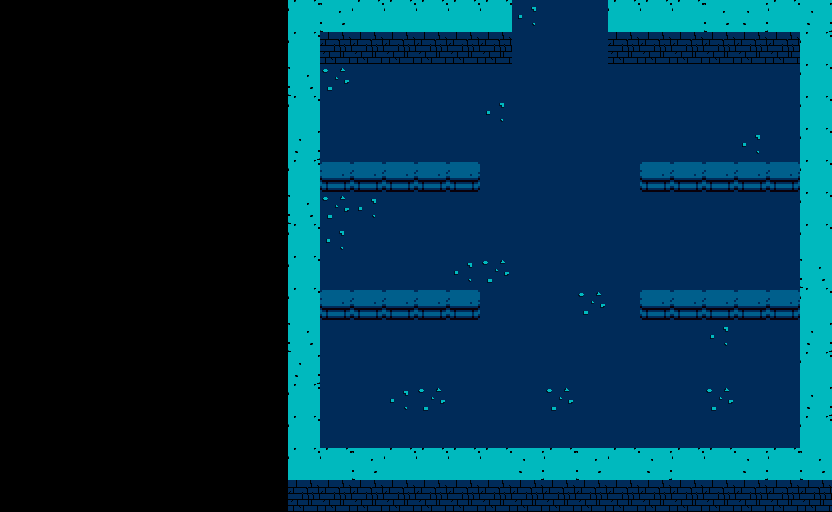

Rendered tile map (Tiled .tmx) drawn with the repository's tilesets; below, a short description and the full map source, tile grids included:
An orthogonal 26x16 tile map with 32x32 px tiles, 2 tile layers (Camada de Blocos 1, Camada de Blocos 2) and 17 objects (8x Wall, 6x Bee, Player, Door, Pistol).

<map version="1.10" tiledversion="1.11.0" orientation="orthogonal" renderorder="right-down" width="26" height="16" tilewidth="32" tileheight="32" infinite="0" nextlayerid="5" nextobjectid="19">
 <tileset firstgid="1" source="dungeon_game.tsx" />
 <layer id="1" name="Camada de Blocos 1" width="26" height="16">
  <data encoding="csv">
0,0,0,0,0,0,0,0,0,27,28,27,27,27,27,27,3,4,4,27,27,27,28,29,27,29,
0,0,0,0,0,0,0,0,0,27,1,1,1,1,1,1,4,4,4,1,1,1,1,1,1,27,
0,0,0,0,0,0,0,0,0,28,5,4,4,4,4,4,4,4,4,4,4,4,4,4,4,27,
0,0,0,0,0,0,0,0,0,27,4,4,4,4,4,3,4,4,4,4,4,4,4,4,4,27,
0,0,0,0,0,0,0,0,0,29,4,4,4,4,4,4,4,4,4,4,4,4,4,3,4,27,
0,0,0,0,0,0,0,0,0,27,4,4,4,4,4,4,4,4,4,4,4,4,4,4,4,27,
0,0,0,0,0,0,0,0,0,28,5,3,4,4,4,4,4,4,4,4,4,4,4,4,4,27,
0,0,0,0,0,0,0,0,0,27,3,4,4,4,4,4,4,4,4,4,4,4,4,4,4,27,
0,0,0,0,0,0,0,0,0,27,4,4,4,4,3,5,4,4,4,4,4,4,4,4,4,28,
0,0,0,0,0,0,0,0,0,27,4,4,4,4,4,4,4,4,5,4,4,4,4,4,4,27,
0,0,0,0,0,0,0,0,0,28,4,4,4,4,4,4,4,4,4,4,4,4,3,4,4,29,
0,0,0,0,0,0,0,0,0,29,4,4,4,4,4,4,4,4,4,4,4,4,4,4,4,27,
0,0,0,0,0,0,0,0,0,27,4,4,3,5,4,4,4,5,4,4,4,4,5,4,4,29,
0,0,0,0,0,0,0,0,0,27,4,4,4,4,4,4,4,4,4,4,4,4,4,4,4,27,
0,0,0,0,0,0,0,0,0,27,27,28,27,27,27,27,29,27,28,27,29,27,27,29,27,28,
0,0,0,0,0,0,0,0,0,1,1,1,1,1,1,1,1,1,1,1,1,1,1,1,1,1
</data>
 </layer>
 <layer id="2" name="Camada de Blocos 2" width="26" height="16">
  <data encoding="csv">
0,0,0,0,0,0,0,0,0,0,0,0,0,0,0,0,0,0,0,0,0,0,0,0,0,0,
0,0,0,0,0,0,0,0,0,0,0,0,0,0,0,0,0,0,0,0,0,0,0,0,0,0,
0,0,0,0,0,0,0,0,0,0,0,0,0,0,0,0,0,0,0,0,0,0,0,0,0,0,
0,0,0,0,0,0,0,0,0,0,0,0,0,0,0,0,0,0,0,0,0,0,0,0,0,0,
0,0,0,0,0,0,0,0,0,0,0,0,0,0,0,0,0,0,0,0,0,0,0,0,0,0,
0,0,0,0,0,0,0,0,0,0,52,52,52,52,52,0,0,0,0,0,52,52,52,52,52,0,
0,0,0,0,0,0,0,0,0,0,0,0,0,0,0,0,0,0,0,0,0,0,0,0,0,0,
0,0,0,0,0,0,0,0,0,0,0,0,0,0,0,0,0,0,0,0,0,0,0,0,0,0,
0,0,0,0,0,0,0,0,0,0,0,0,0,0,0,0,0,0,0,0,0,0,0,0,0,0,
0,0,0,0,0,0,0,0,0,0,52,52,52,52,52,0,0,0,0,0,52,52,52,52,52,0,
0,0,0,0,0,0,0,0,0,0,0,0,0,0,0,0,0,0,0,0,0,0,0,0,0,0,
0,0,0,0,0,0,0,0,0,0,0,0,0,0,0,0,0,0,0,0,0,0,0,0,0,0,
0,0,0,0,0,0,0,0,0,0,0,0,0,0,0,0,0,0,0,0,0,0,0,0,0,0,
0,0,0,0,0,0,0,0,0,0,0,0,0,0,0,0,0,0,0,0,0,0,0,0,0,0,
0,0,0,0,0,0,0,0,0,0,0,0,0,0,0,0,0,0,0,0,0,0,0,0,0,0,
0,0,0,0,0,0,0,0,0,0,0,0,0,0,0,0,0,0,0,0,0,0,0,0,0,0
</data>
 </layer>
 <objectgroup id="3" name="Spawns">
  <object id="1" name="Player" type="Player" x="532" y="347" width="64" height="64" />
  <object id="2" name="Door" type="Door" x="526.5" y="20" width="64" height="64" />
  <object id="12" name="Pistol" type="Pistol" x="609.333" y="364.667" width="32" height="32" />
  <object id="13" name="Bee" type="Bee" x="346.667" y="100" width="32" height="32" />
  <object id="14" name="Bee" type="Bee" x="433.333" y="96.6667" width="32" height="32" />
  <object id="15" name="Bee" type="Bee" x="726.667" y="94.6667" width="32" height="32" />
  <object id="16" name="Bee" type="Bee" x="644.667" y="97.3333" width="32" height="32" />
  <object id="17" name="Bee" type="Bee" x="710.667" y="228" width="32" height="32" />
  <object id="18" name="Bee" type="Bee" x="384.667" y="228" width="32" height="32" />
 </objectgroup>
 <objectgroup id="4" name="Collisions">
  <object id="3" type="Wall" x="287" y="1" width="35" height="484" />
  <object id="4" type="Wall" x="796.5" y="0" width="35" height="484" />
  <object id="5" type="Wall" x="322" y="1" width="471" height="44" />
  <object id="6" type="Wall" x="323.5" y="449" width="471" height="44" />
  <object id="7" type="Wall" x="639.333" y="162" width="156" height="30" />
  <object id="8" type="Wall" x="324.667" y="159.667" width="156" height="30" />
  <object id="9" type="Wall" x="640" y="289" width="156" height="30" />
  <object id="10" type="Wall" x="322.667" y="289" width="156" height="30" />
 </objectgroup>
</map>